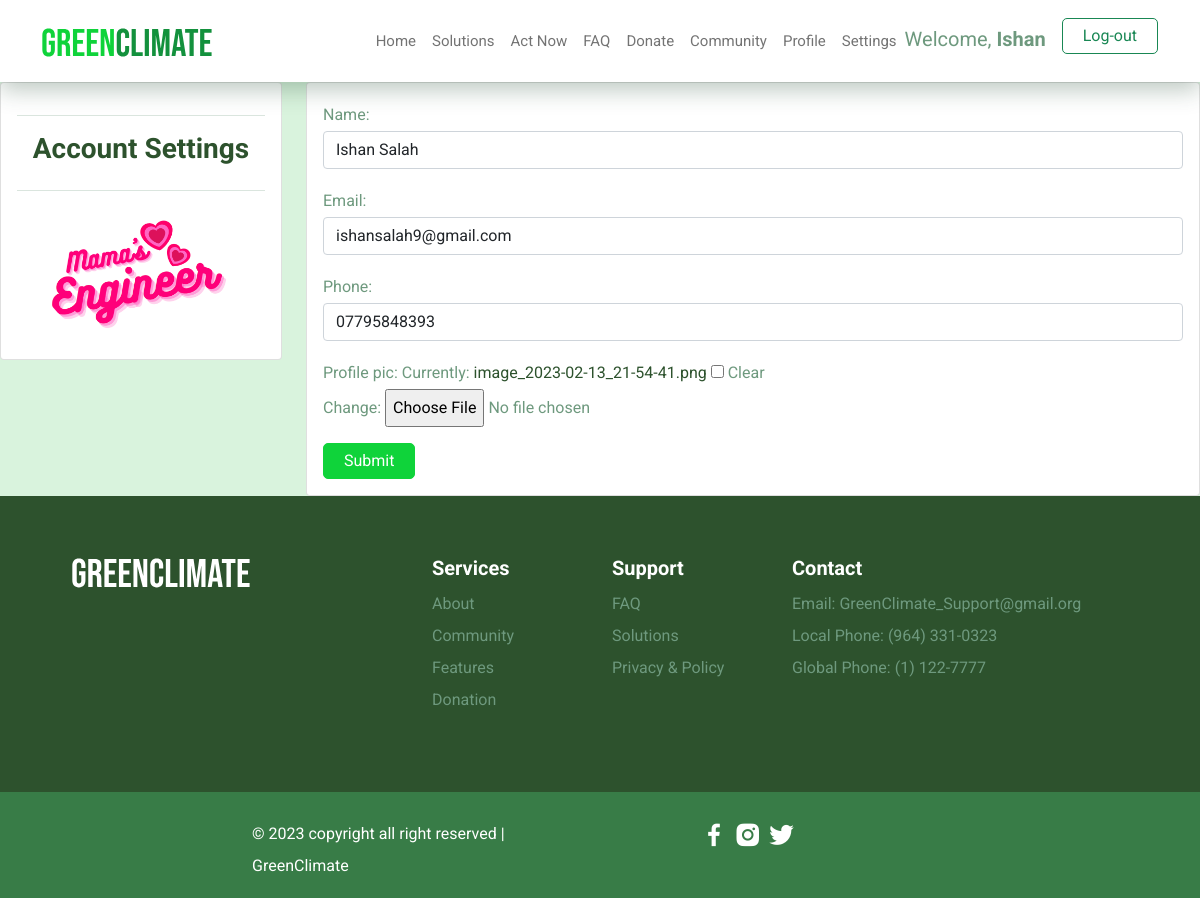
The page /members/settings (signed in) on the database as committed earlier.
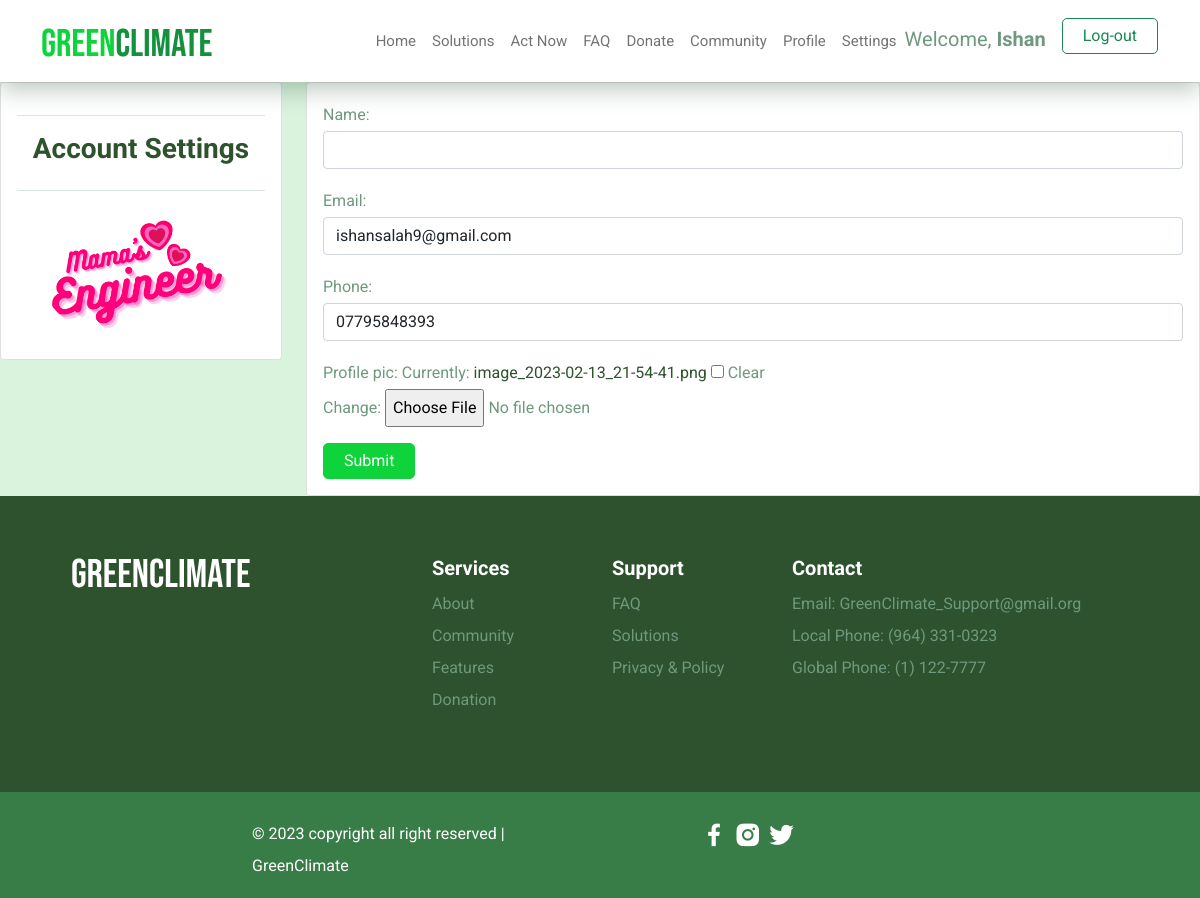
The same page on the database as committed later.
### members/models.py (models this page shows, shortened)
class Profile(models.Model):
    user = models.OneToOneField(User, null=True, blank=True, on_delete=models.CASCADE)
    name = models.CharField(max_length=200, null=True, default='')
    email = models.CharField(max_length=200, null=True)
    phone = models.CharField(max_length=200, null=True)
    profile_pic = models.ImageField(default="pfp.png",blank=True, null=True)
    date_created = models.DateTimeField(auto_now_add=True, null=True)

### members/views.py (the view)
# urls.py: path('settings', views.settings, name='settings'),
@login_required(login_url='login') #Restrict access, unless authenticated!
def settings(request):
	profile = request.user.profile
	form = ClientForm(instance=profile)
	if request.method == 'POST':
		form = ClientForm(request.POST, request.FILES, instance=profile)
		if form.is_valid():
			form.save()
	return render(request, 'authenticate/settings.html', {'form': form})

### members/forms.py
class ClientForm(ModelForm):
    class Meta:
        model = Profile
        fields = '__all__'
        exclude = ['user']
        widgets = {
            'name': forms.TextInput(attrs={'class':'form-control'}),
            'phone': forms.NumberInput(attrs={'class':'form-control'}),
            'email': forms.EmailInput(attrs={'class':'form-control'}),
            'profile-pic': forms.CheckboxInput(attrs={'class':'form-control'}),
            'change': forms.FileInput(attrs={'class':'form-control'})
        }

### members/templates/authenticate/settings.html (shortened to what this page needs)
{% extends 'projectWeb/base.html' %}
{% load static %}
{% block authStyle %}
    <link rel="stylesheet" href="{% static 'projectWeb/css/auth.css' %}">
    <link rel="stylesheet" href="{% static 'projectWeb/css/settings.css' %}">
    {% endblock%}
{% block content %}
    <div class="row">
        <div class="col-md-3">
            <div class="card card-body">
                <hr>
                <h3 style="text-align: center;"> Account Settings</h3>
                <hr>
                <img class="profile-pic" src="{{request.user.profile.profile_pic.url}}" alt="profile picture">
            </div>
        </div>
        <div class="col-md-9" style="margin: auto;">
            <div class="card card-body">
                <div class="form-group">
                    <form method="POST" action="{% url 'settings' %}" enctype="multipart/form-data">
                        {{form.as_p}}
                    <input class="btn btn-success" type="submit" name="Update Information">
                    </form>
                </div>
            </div>
        </div>
    </div>
{% endblock %}

Rows that differ between the two databases and show on the page:
changed Profile "ishansalah9@gmail.com": name "Ishan Salah" → (not shown)
